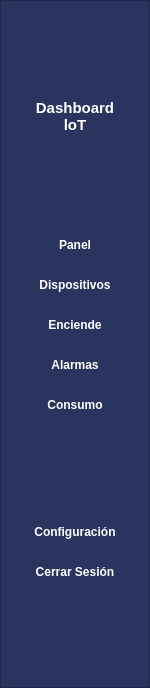
     <widget class="QFrame" name="frame">
      <property name="minimumSize">
       <size>
        <width>150</width>
        <height>0</height>
       </size>
      </property>
      <property name="maximumSize">
       <size>
        <width>150</width>
        <height>16777215</height>
       </size>
      </property>
      <property name="styleSheet">
       <string notr="true">QFrame{
background-color: rgb(43, 52, 95);
}



QPushButton{
		background-color:transparent;
		color:white;
		font-weight:bold;
		border:none;
		broder-radius: 8px;
		padding: 10px 10px;
		font-size: 12px;
	
	}

		QPushButton:hover{
				background-color:rgb(86,83,231,100);

			}

QLabel{
	font-weight:bold;
	color: #ffffff;
	font-size: 15px;
}</string>
      </property>
      <property name="frameShape">
       <enum>QFrame::Shape::StyledPanel</enum>
      </property>
      <property name="frameShadow">
       <enum>QFrame::Shadow::Raised</enum>
      </property>
      <layout class="QVBoxLayout" name="verticalLayout_2">
       <item>
        <spacer name="verticalSpacer_4">
         <property name="orientation">
          <enum>Qt::Orientation::Vertical</enum>
         </property>
         <property name="sizeHint" stdset="0">
          <size>
           <width>20</width>
           <height>87</height>
          </size>
         </property>
        </spacer>
       </item>
       <item>
        <widget class="QLabel" name="label_2">
         <property name="text">
          <string>Dashboard 
loT</string>
         </property>
         <property name="alignment">
          <set>Qt::AlignmentFlag::AlignCenter</set>
         </property>
        </widget>
       </item>
       <item>
        <spacer name="verticalSpacer_3">
         <property name="orientation">
          <enum>Qt::Orientation::Vertical</enum>
         </property>
         <property name="sizeHint" stdset="0">
          <size>
           <width>20</width>
           <height>88</height>
          </size>
         </property>
        </spacer>
       </item>
       <item>
        <widget class="QPushButton" name="pushButton_3">
         <property name="text">
          <string>Panel</string>
         </property>
         <property name="icon">
          <iconset>
           <normaloff>assets/images/menu.svg</normaloff>assets/images/menu.svg</iconset>
         </property>
        </widget>
       </item>
       <item>
        <widget class="QPushButton" name="pushButton_4">
         <property name="text">
          <string>Dispositivos</string>
         </property>
         <property name="icon">
          <iconset>
           <normaloff>assets/images/menu.svg</normaloff>assets/images/menu.svg</iconset>
         </property>
        </widget>
       </item>
       <item>
        <widget class="QPushButton" name="pushButton_5">
         <property name="text">
          <string>Enciende</string>
         </property>
         <property name="icon">
          <iconset>
           <normaloff>assets/images/cable.svg</normaloff>assets/images/cable.svg</iconset>
         </property>
        </widget>
       </item>
       <item>
        <widget class="QPushButton" name="pushButton_6">
         <property name="text">
          <string>Alarmas</string>
         </property>
         <property name="icon">
          <iconset>
           <normaloff>assets/images/bell.svg</normaloff>assets/images/bell.svg</iconset>
         </property>
        </widget>
       </item>
       <item>
        <widget class="QPushButton" name="pushButton_7">
         <property name="text">
          <string>Consumo</string>
         </property>
         <property name="icon">
          <iconset>
           <normaloff>assets/images/lamp-ceiling.svg</normaloff>assets/images/lamp-ceiling.svg</iconset>
         </property>
        </widget>
       </item>
       <item>
        <spacer name="verticalSpacer_2">
         <property name="orientation">
          <enum>Qt::Orientation::Vertical</enum>
         </property>
         <property name="sizeHint" stdset="0">
          <size>
           <width>20</width>
           <height>87</height>
          </size>
         </property>
        </spacer>
       </item>
       <item>
        <widget class="QPushButton" name="pushButton_8">
         <property name="text">
          <string>Configuración</string>
         </property>
        </widget>
       </item>
       <item>
        <widget class="QPushButton" name="pushButton_9">
         <property name="text">
          <string>Cerrar Sesión</string>
         </property>
         <property name="icon">
          <iconset>
           <normaloff>assets/images/log-out.svg</normaloff>assets/images/log-out.svg</iconset>
         </property>
        </widget>
       </item>
       <item>
        <spacer name="verticalSpacer">
         <property name="orientation">
          <enum>Qt::Orientation::Vertical</enum>
         </property>
         <property name="sizeHint" stdset="0">
          <size>
           <width>20</width>
           <height>87</height>
          </size>
         </property>
        </spacer>
       </item>
      </layout>
     </widget>
